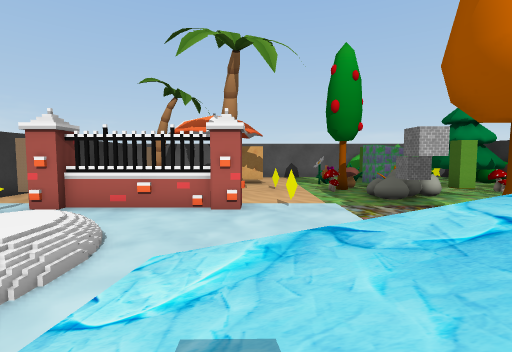
View 1 (above)

16 first-person views from a walk through a 3-D level made in the Unity game engine. The camera is 1.2 m above the floor, tilts 4° down and sees 85° across. The floor is counted in squares, 1 m on a side. Each view is taken from the middle of a square. On the plan, view 1 faces up. The plan holds only what a view shows up to about 13 squares ahead; the rest is blank. The place goes on beyond the plan. The player is left out.

View 2
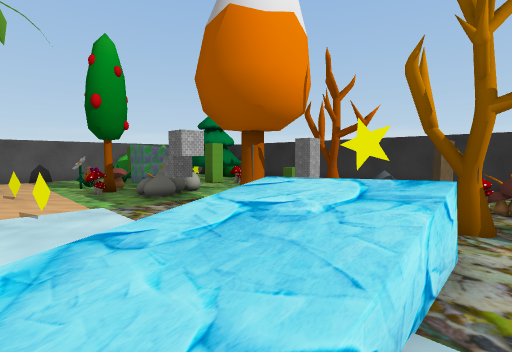

View 3
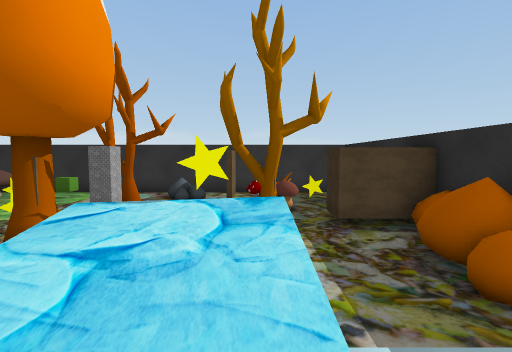

View 4
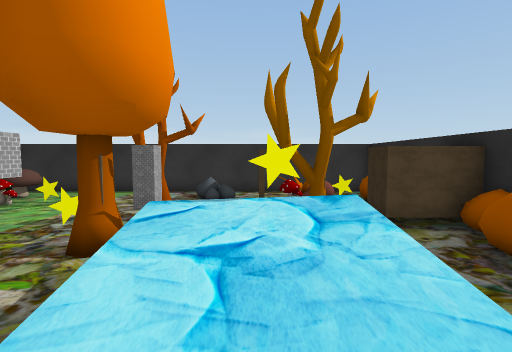

View 5
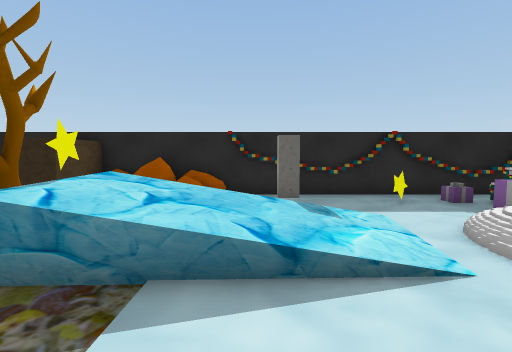

View 6
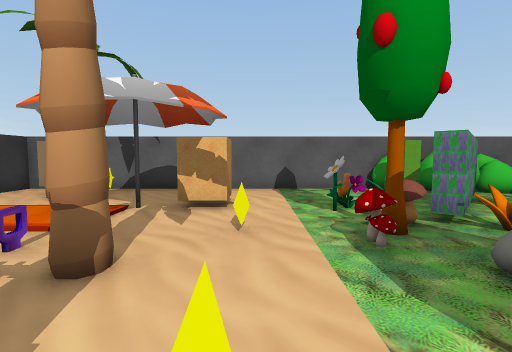

View 7
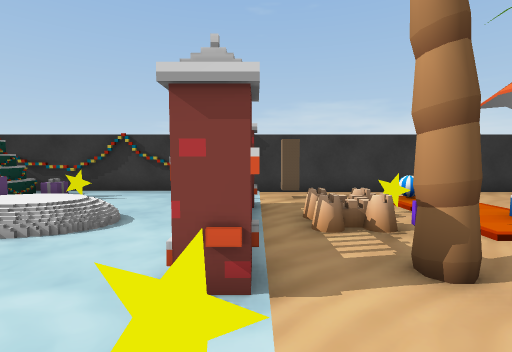

View 8
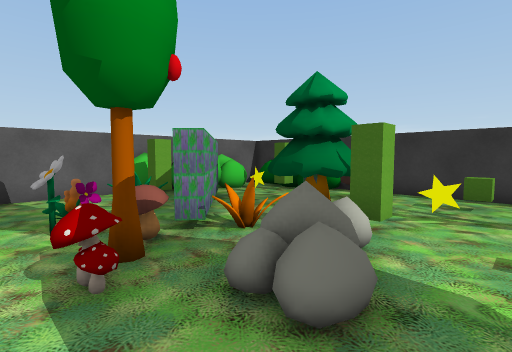

View 9
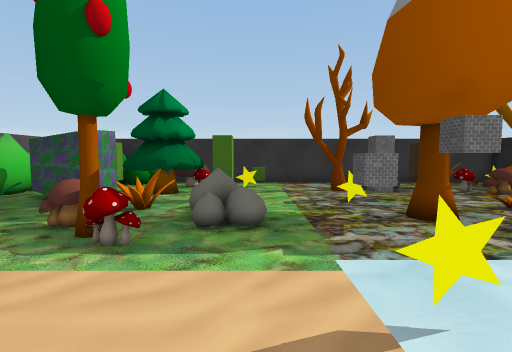

View 10
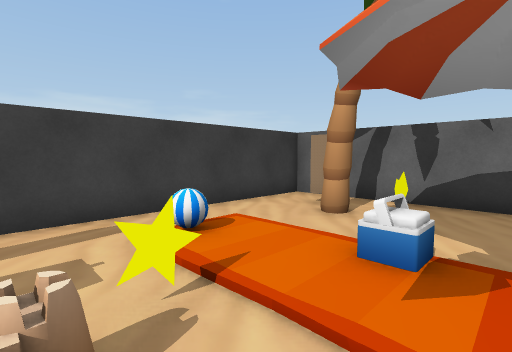

View 11
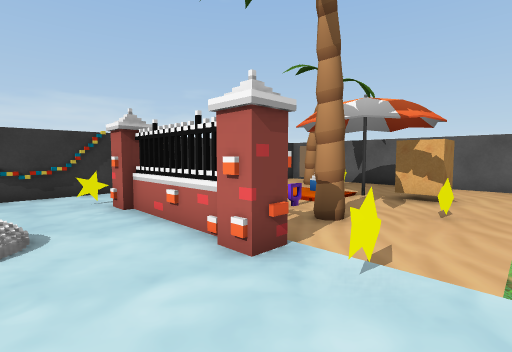

View 12
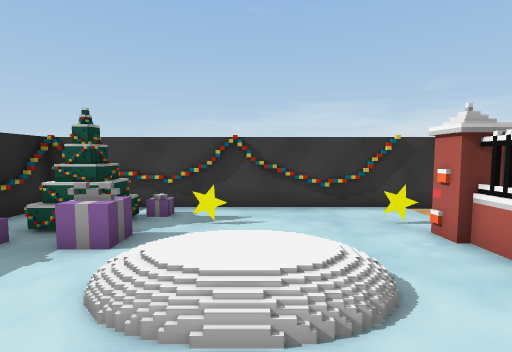

View 13
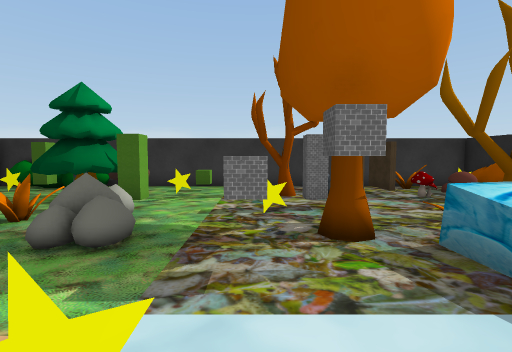

View 14
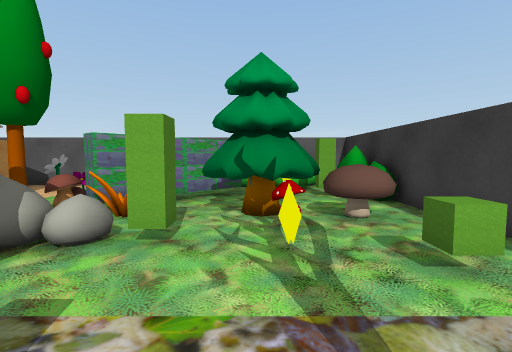

View 15
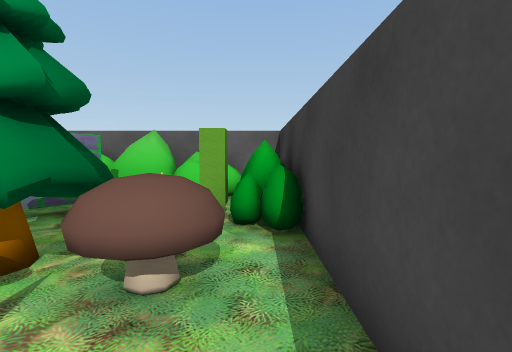

View 16
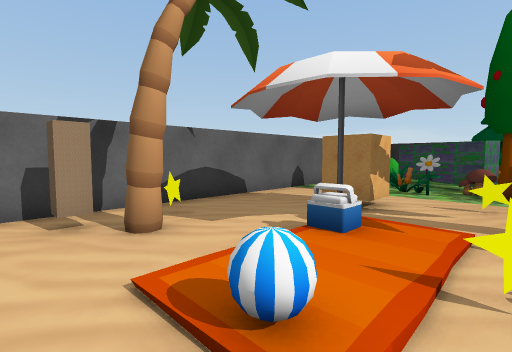

### Floor plan
Key: @ floor where view 1 was taken; # wall or solid block; . main floor; : floor 0.75 m higher than the main floor; / step, stairs or slope; = window, fence, low wall or low ledge; ^ raised ledge; O other object.
Columns run from 8 left of view 1 to 12 right of it. Each row starts with its distance up from view 1.
 17 #####################
 16 #.O.O.........OOOOOO#
 15 #.OO..........O#OOOO#
 14 #..O....O....O.#.OOO#
 13 #.....OOO..O..##...O#
 12 #..   .....O.##OOO.O#
 11 #.O......O.O##.OOO..#
 10 #...O.O....O....OO..#
  9 #...O=.O....OOOO....#
  8 #OO..O......O...O.O.#
  7 #..OOOOO.O..........#
  6 #.OO...O...OOO...O..#
  5 #..........OOO.O.O..#
  4 #...///...../O.O..O.#
  3 #...  /.///:=.......#
  2 #.O.  /.///:OO...##.#
  1 #..O....///:..O.O...#
  0 #.OOO...@ ......O..O#
 -1 # O..O..O ....OO.O..#
 -2 # .......  OOOOOOOOO#
 -3 ###########^### ^^#^#

Where each view was taken, in squares from view 1:
view 1: 0 up, 0 right, facing up
view 2: 0 up, 0 right, facing up-right
view 3: 1 up, 0 right, facing right
view 4: 2 up, 0 right, facing right
view 5: 6 up, 1 right, facing down
view 6: 6 up, 1 right, facing up
view 7: 7 up, 2 right, facing left
view 8: 7 up, 2 right, facing up-right
view 9: 8 up, 1 left, facing right
view 10: 9 up, 2 left, facing up-left
view 11: 4 up, 2 right, facing up-left
view 12: 3 up, 0 right, facing left
view 13: 6 up, 0 right, facing right
view 14: 5 up, 8 right, facing up
view 15: 8 up, 11 right, facing up
view 16: 10 up, 7 left, facing up-right
